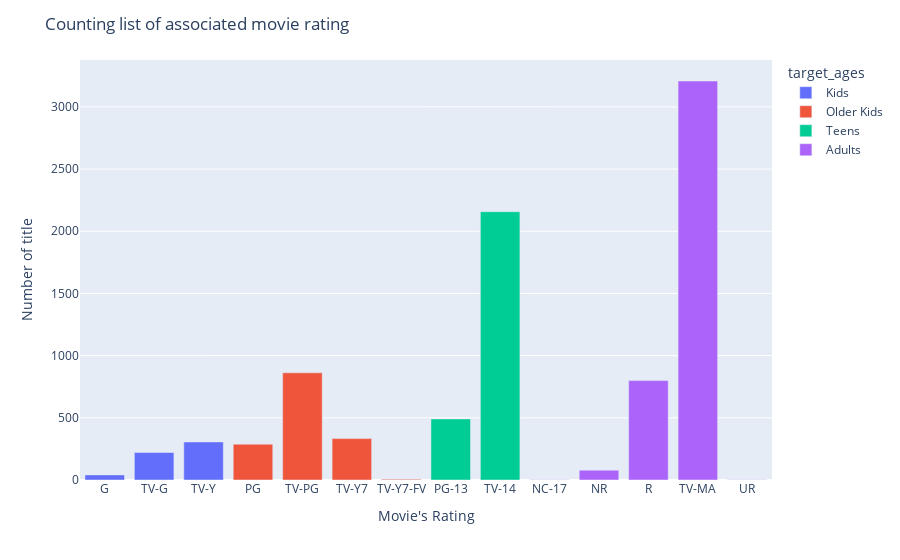

Notebook code for this chart:
### Code cell
# Input original dataset to generate a new dataframe contains only titles' ratings with its associated target_ages
movie_rating = generate_rating(netflix)

# Using bar-chart to visualise each titles' rating and its associate number of title on Netflix.
viz_6 = px.bar(movie_rating, x="rating", y="count", color="target_ages",
               labels={"count": "Number of title", "rating": "Movie's Rating"})
viz_6.update_layout(title="Counting list of associated movie rating")
viz_6.show()

### Figure 1 — Plotly figure (JSON) as saved in the notebook; plotly's stock layout.template omitted (floating-point values rounded to 4 significant figures)
{"data": [{"alignmentgroup": "True", "hovertemplate": "target_ages=Kids<br>Movie's Rating=%{x}<br>Number of title=%{y}<extra></extra>", "legendgroup": "Kids", "marker": {"color": "#636efa", "pattern": {"shape": ""}}, "name": "Kids", "offsetgroup": "Kids", "orientation": "v", "showlegend": true, "textposition": "auto", "type": "bar", "x": ["G", "TV-G", "TV-Y"], "xaxis": "x", "y": [41, 221, 306], "yaxis": "y"}, {"alignmentgroup": "True", "hovertemplate": "target_ages=Older Kids<br>Movie's Rating=%{x}<br>Number of title=%{y}<extra></extra>", "legendgroup": "Older Kids", "marker": {"color": "#EF553B", "pattern": {"shape": ""}}, "name": "Older Kids", "offsetgroup": "Older Kids", "orientation": "v", "showlegend": true, "textposition": "auto", "type": "bar", "x": ["PG", "TV-PG", "TV-Y7", "TV-Y7-FV"], "xaxis": "x", "y": [288, 862, 333, 6], "yaxis": "y"}, {"alignmentgroup": "True", "hovertemplate": "target_ages=Teens<br>Movie's Rating=%{x}<br>Number of title=%{y}<extra></extra>", "legendgroup": "Teens", "marker": {"color": "#00cc96", "pattern": {"shape": ""}}, "name": "Teens", "offsetgroup": "Teens", "orientation": "v", "showlegend": true, "textposition": "auto", "type": "bar", "x": ["PG-13", "TV-14"], "xaxis": "x", "y": [491, 2157], "yaxis": "y"}, {"alignmentgroup": "True", "hovertemplate": "target_ages=Adults<br>Movie's Rating=%{x}<br>Number of title=%{y}<extra></extra>", "legendgroup": "Adults", "marker": {"color": "#ab63fa", "pattern": {"shape": ""}}, "name": "Adults", "offsetgroup": "Adults", "orientation": "v", "showlegend": true, "textposition": "auto", "type": "bar", "x": ["NC-17", "NR", "R", "TV-MA", "UR"], "xaxis": "x", "y": [3, 79, 799, 3208, 3], "yaxis": "y"}], "layout": {"barmode": "relative", "legend": {"title": {"text": "target_ages"}, "tracegroupgap": 0}, "margin": {"t": 60}, "title": {"text": "Counting list of associated movie rating"}, "xaxis": {"anchor": "y", "domain": [0, 1], "title": {"text": "Movie's Rating"}}, "yaxis": {"anchor": "x", "domain": [0, 1], "title": {"text": "Number of title"}}}}
